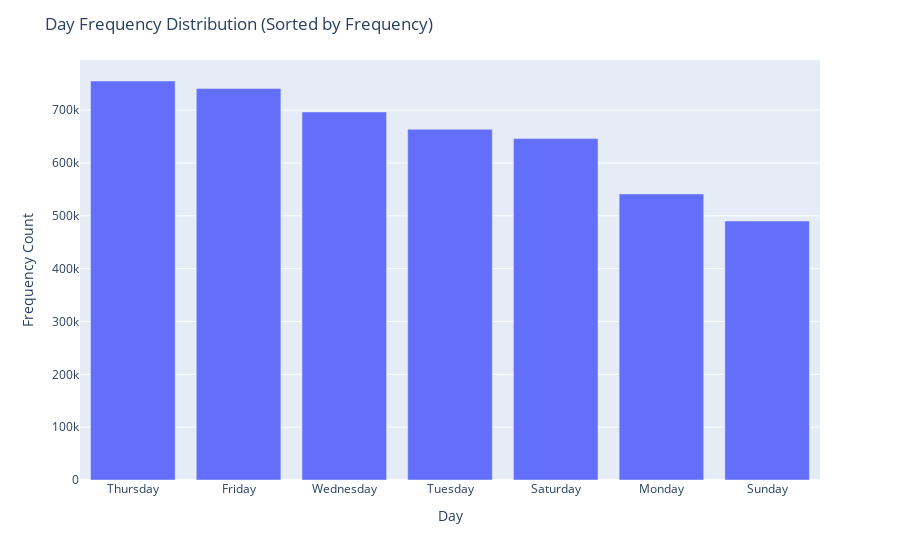

Notebook code cell kept with this figure:
### Code cell
# Perform frequency count of days
days_counts = df_merged['Day'].value_counts().reset_index()
days_counts.columns = ['Day', 'Frequency']

# Create Plotly bar chart for day frequency distribution
fig = px.bar(days_counts, x='Day', y='Frequency', labels={'Day': 'Day', 'Frequency': 'Frequency Count'})
fig.update_xaxes(type='category')  
fig.update_layout(title='Day Frequency Distribution (Sorted by Frequency)')
fig.show()

### Figure 1 — Plotly figure (JSON) as saved in the notebook; plotly's stock layout.template omitted (floating-point values rounded to 4 significant figures)
{"data": [{"alignmentgroup": "True", "hovertemplate": "Day=%{x}<br>Frequency Count=%{y}<extra></extra>", "legendgroup": "", "marker": {"color": "#636efa", "pattern": {"shape": ""}}, "name": "", "offsetgroup": "", "orientation": "v", "showlegend": false, "textposition": "auto", "type": "bar", "x": ["Thursday", "Friday", "Wednesday", "Tuesday", "Saturday", "Monday", "Sunday"], "xaxis": "x", "y": [755145, 741139, 696488, 663789, 646114, 541472, 490180], "yaxis": "y"}], "layout": {"barmode": "relative", "legend": {"tracegroupgap": 0}, "margin": {"t": 60}, "title": {"text": "Day Frequency Distribution (Sorted by Frequency)"}, "xaxis": {"anchor": "y", "domain": [0, 1], "title": {"text": "Day"}, "type": "category"}, "yaxis": {"anchor": "x", "domain": [0, 1], "title": {"text": "Frequency Count"}}}}
